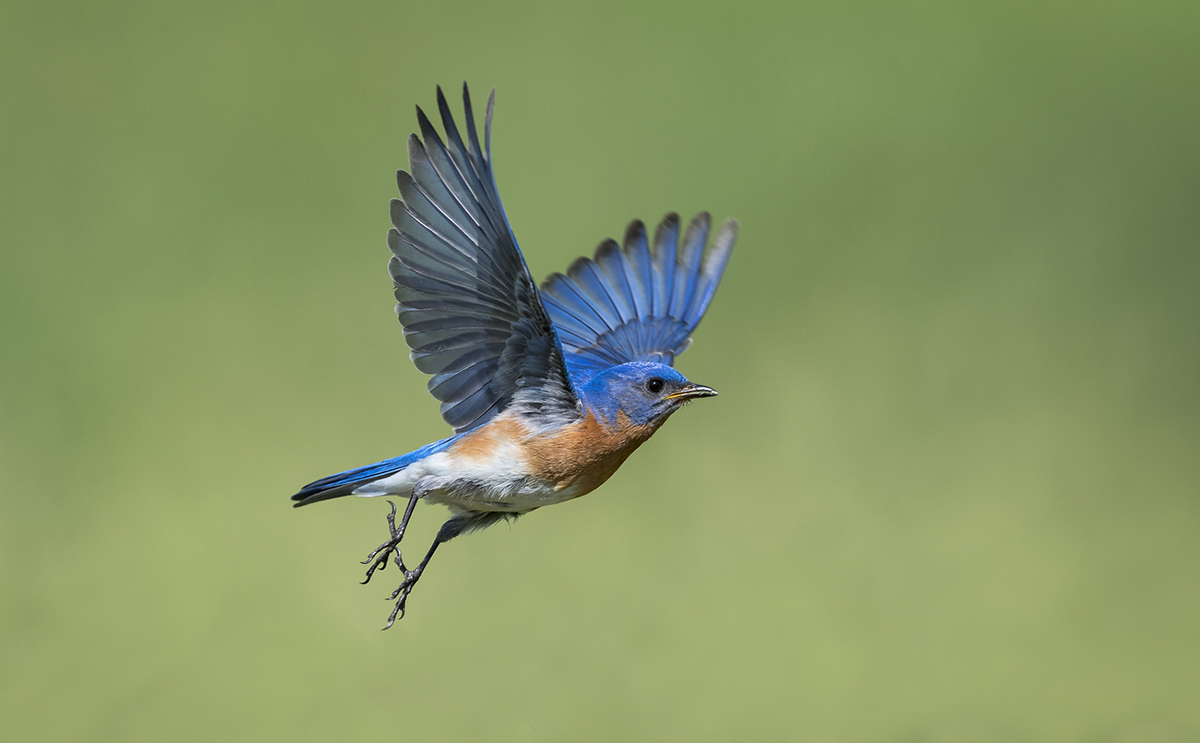
#> input picture DATA/21_bird.jpg, 1200 x 743 px, found by its file name
$ jupyter execute transformations.ipynb
#> lines starting #> are read from the running program, lines starting #| are printed output that depends on the picture
[cell 1]
import cv2 as cv
import numpy as np
import matplotlib.pyplot as plt

[cell 2]
img = cv.imread('DATA/21_bird.jpg')
#> img is the input picture: shape (743, 1200, 3); mean B, G, R 101, 150, 134.8
imgRGB = cv.cvtColor(img, cv.COLOR_BGR2RGB)
plt.imshow(img)

[cell 3]
#translation
def translate(img, x, y):
#> called with x = -100, y = 100
    transMat = np.float32([[1,0,x],[0,1,y]])
    dimensions = (img.shape[1], img.shape[0])
#> dimensions = (1200, 743)
    return cv.warpAffine(img, transMat, dimensions)
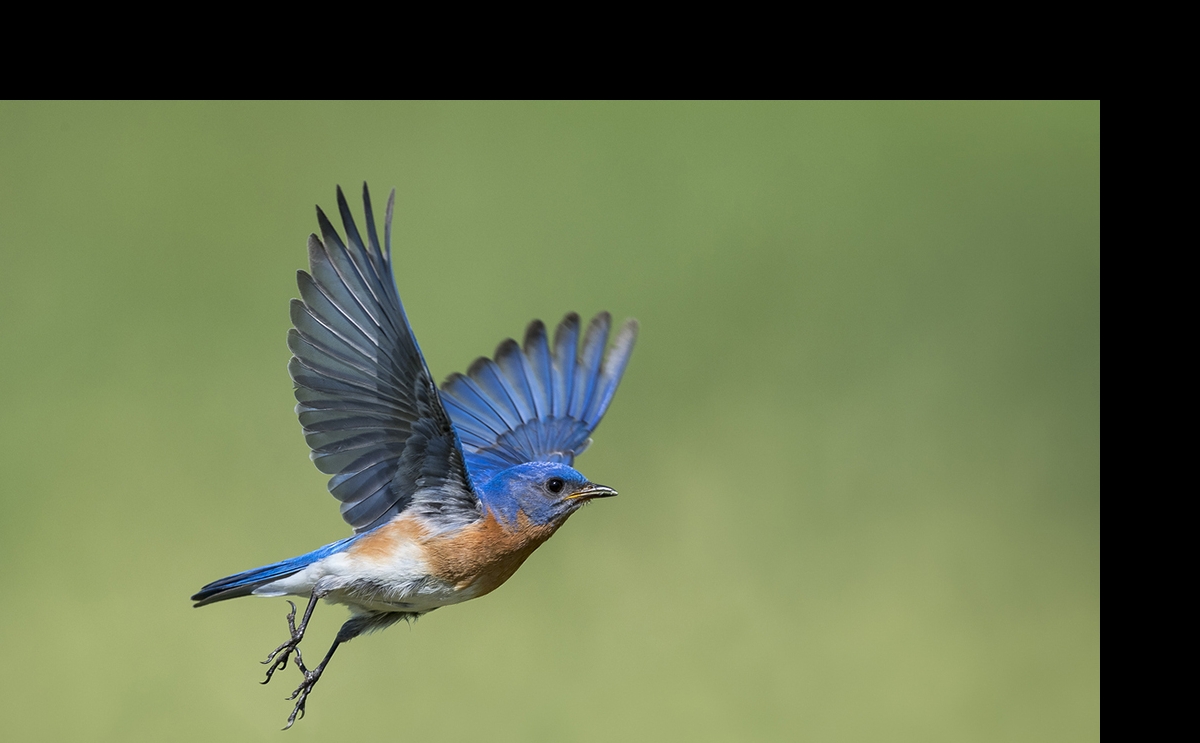
#> returned value: shape (743, 1200, 3); mean of channels 0, 1, 2 79.4, 116.4, 104.1; drawn as B, G, R

translated = translate(img, -100, 100)
plt.imshow(img)
